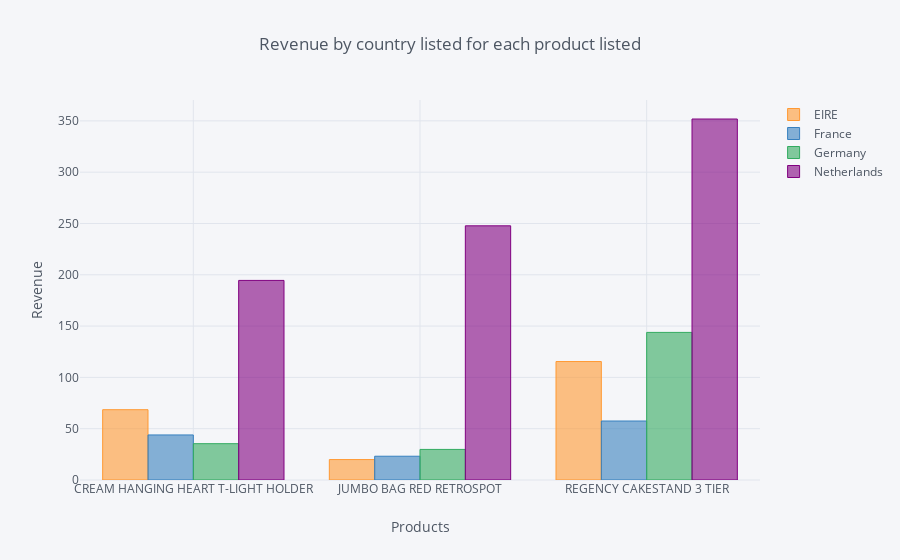

This figure's notebook cell:
### Code cell
data5.iplot(kind = 'bar', xTitle = 'Products', yTitle = 'Revenue', title = 'Revenue by country listed for each product listed')

### Figure 1 — Plotly figure (JSON) as saved in the notebook; plotly's stock layout.template omitted (floating-point values rounded to 4 significant figures)
{"data": [{"marker": {"color": "rgba(255, 153, 51, 0.6)", "line": {"color": "rgba(255, 153, 51, 1.0)", "width": 1}}, "name": "EIRE", "orientation": "v", "text": "", "type": "bar", "uid": "19d1c777-a52d-4c6d-825c-2194164b2993", "x": ["CREAM HANGING HEART T-LIGHT HOLDER", "JUMBO BAG RED RETROSPOT", "REGENCY CAKESTAND 3 TIER"], "y": [68.52, 19.91, 115.4]}, {"marker": {"color": "rgba(55, 128, 191, 0.6)", "line": {"color": "rgba(55, 128, 191, 1.0)", "width": 1}}, "name": "France", "orientation": "v", "text": "", "type": "bar", "uid": "1bf0314e-c576-4eab-879a-c1fb914c257f", "x": ["CREAM HANGING HEART T-LIGHT HOLDER", "JUMBO BAG RED RETROSPOT", "REGENCY CAKESTAND 3 TIER"], "y": [43.92, 23.16, 57.49]}, {"marker": {"color": "rgba(50, 171, 96, 0.6)", "line": {"color": "rgba(50, 171, 96, 1.0)", "width": 1}}, "name": "Germany", "orientation": "v", "text": "", "type": "bar", "uid": "02b6f3b2-fa24-49c1-b73c-15eaebbe301d", "x": ["CREAM HANGING HEART T-LIGHT HOLDER", "JUMBO BAG RED RETROSPOT", "REGENCY CAKESTAND 3 TIER"], "y": [35.4, 29.8, 143.8]}, {"marker": {"color": "rgba(128, 0, 128, 0.6)", "line": {"color": "rgba(128, 0, 128, 1.0)", "width": 1}}, "name": "Netherlands", "orientation": "v", "text": "", "type": "bar", "uid": "96c73a26-f31a-4ee9-891e-739fc9cb1d18", "x": ["CREAM HANGING HEART T-LIGHT HOLDER", "JUMBO BAG RED RETROSPOT", "REGENCY CAKESTAND 3 TIER"], "y": [194.5, 247.7, 351.8]}], "layout": {"legend": {"bgcolor": "#F5F6F9", "font": {"color": "#4D5663"}}, "paper_bgcolor": "#F5F6F9", "plot_bgcolor": "#F5F6F9", "title": {"font": {"color": "#4D5663"}, "text": "Revenue by country listed for each product listed"}, "xaxis": {"gridcolor": "#E1E5ED", "showgrid": true, "tickfont": {"color": "#4D5663"}, "title": {"font": {"color": "#4D5663"}, "text": "Products"}, "zerolinecolor": "#E1E5ED"}, "yaxis": {"gridcolor": "#E1E5ED", "showgrid": true, "tickfont": {"color": "#4D5663"}, "title": {"font": {"color": "#4D5663"}, "text": "Revenue"}, "zerolinecolor": "#E1E5ED"}}}
